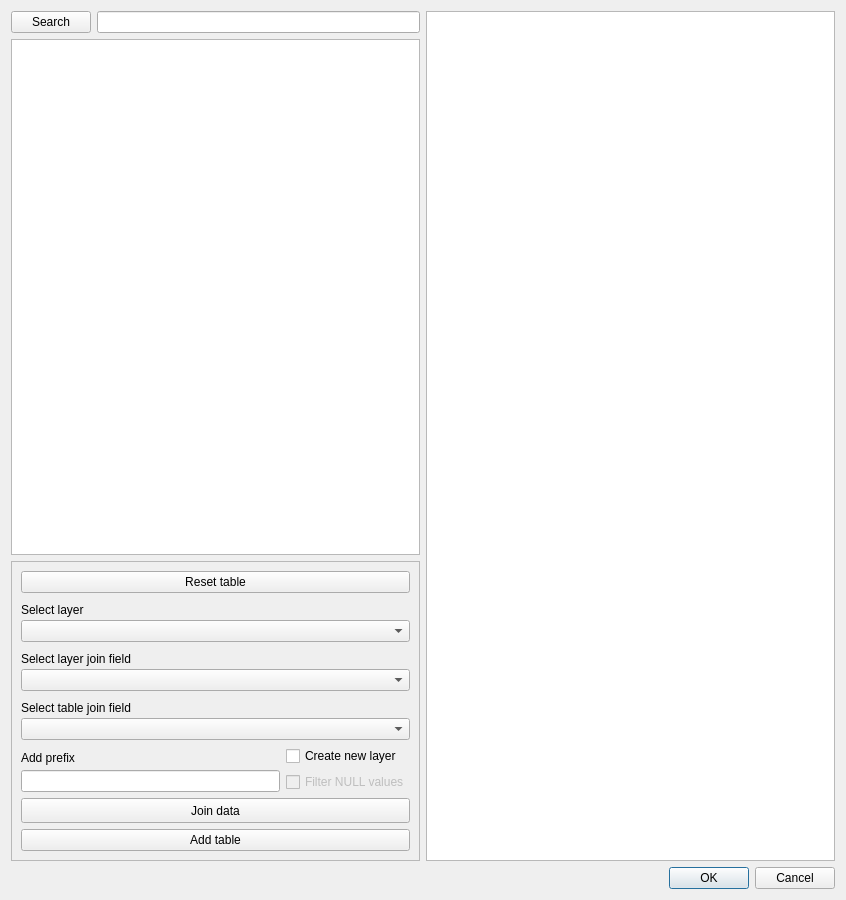
<?xml version="1.0" encoding="UTF-8"?>
<ui version="4.0">
 <class>EurostatDialogBase</class>
 <widget class="QDialog" name="EurostatDialogBase">
  <property name="geometry">
   <rect>
    <x>0</x>
    <y>0</y>
    <width>846</width>
    <height>900</height>
   </rect>
  </property>
  <property name="windowTitle">
   <string>Eurostat data downloader</string>
  </property>
  <layout class="QGridLayout" name="gridLayout">
   <item row="0" column="0">
    <layout class="QVBoxLayout" name="verticalLayout_4">
     <item>
      <layout class="QHBoxLayout" name="horizontalLayout_2">
       <item>
        <layout class="QVBoxLayout" name="verticalLayout">
         <item>
          <layout class="QHBoxLayout" name="horizontalLayout">
           <item>
            <widget class="QPushButton" name="pbSearch">
             <property name="text">
              <string>Search</string>
             </property>
            </widget>
           </item>
           <item>
            <widget class="QLineEdit" name="searchDatabase"/>
           </item>
          </layout>
         </item>
         <item>
          <widget class="QListWidget" name="listDatabase"/>
         </item>
         <item>
          <widget class="QFrame" name="frameMainWindowJoinData">
           <property name="minimumSize">
            <size>
             <width>330</width>
             <height>300</height>
            </size>
           </property>
           <property name="frameShape">
            <enum>QFrame::StyledPanel</enum>
           </property>
           <property name="frameShadow">
            <enum>QFrame::Raised</enum>
           </property>
           <layout class="QVBoxLayout" name="verticalLayout_8">
            <item>
             <widget class="QPushButton" name="pushButtonResetTable">
              <property name="text">
               <string>Reset table</string>
              </property>
             </widget>
            </item>
            <item>
             <layout class="QVBoxLayout" name="verticalLayout_3">
              <property name="spacing">
               <number>0</number>
              </property>
              <item>
               <widget class="QLabel" name="label">
                <property name="text">
                 <string>Select layer</string>
                </property>
               </widget>
              </item>
              <item>
               <widget class="QgsMapLayerComboBox" name="qgsGeoCodesLayerCombobox">
                <property name="allowEmptyLayer" stdset="0">
                 <bool>true</bool>
                </property>
                <property name="showCrs" stdset="0">
                 <bool>true</bool>
                </property>
               </widget>
              </item>
             </layout>
            </item>
            <item>
             <layout class="QVBoxLayout" name="verticalLayout_5">
              <property name="spacing">
               <number>0</number>
              </property>
              <item>
               <widget class="QLabel" name="label_2">
                <property name="text">
                 <string>Select layer join field</string>
                </property>
               </widget>
              </item>
              <item>
               <widget class="QgsFieldComboBox" name="qgsGeoCodesFieldCombobox"/>
              </item>
             </layout>
            </item>
            <item>
             <layout class="QVBoxLayout" name="verticalLayout_6">
              <property name="spacing">
               <number>0</number>
              </property>
              <item>
               <widget class="QLabel" name="label_3">
                <property name="text">
                 <string>Select table join field</string>
                </property>
               </widget>
              </item>
              <item>
               <widget class="QComboBox" name="tableGeoCodesFieldCombobox"/>
              </item>
             </layout>
            </item>
            <item>
             <layout class="QHBoxLayout" name="horizontalLayout_3">
              <item>
               <layout class="QVBoxLayout" name="verticalLayout_2">
                <property name="spacing">
                 <number>0</number>
                </property>
                <item>
                 <widget class="QLabel" name="labelEnterPrefix">
                  <property name="text">
                   <string>Add prefix</string>
                  </property>
                 </widget>
                </item>
                <item>
                 <widget class="QLineEdit" name="lineEditEnterPrefix"/>
                </item>
               </layout>
              </item>
              <item>
               <layout class="QVBoxLayout" name="verticalLayout_7">
                <item>
                 <widget class="QCheckBox" name="checkBoxCreateNewLayer">
                  <property name="text">
                   <string>Create new layer</string>
                  </property>
                 </widget>
                </item>
                <item>
                 <widget class="QCheckBox" name="checkBoxFilterNullValues">
                  <property name="enabled">
                   <bool>false</bool>
                  </property>
                  <property name="text">
                   <string>Filter NULL values</string>
                  </property>
                  <property name="checkable">
                   <bool>true</bool>
                  </property>
                  <property name="tristate">
                   <bool>false</bool>
                  </property>
                 </widget>
                </item>
               </layout>
              </item>
             </layout>
            </item>
            <item>
             <widget class="QPushButton" name="pbJoinData">
              <property name="minimumSize">
               <size>
                <width>50</width>
                <height>25</height>
               </size>
              </property>
              <property name="text">
               <string>Join data</string>
              </property>
             </widget>
            </item>
            <item>
             <widget class="QPushButton" name="pbAddTable">
              <property name="text">
               <string>Add table</string>
              </property>
             </widget>
            </item>
           </layout>
          </widget>
         </item>
        </layout>
       </item>
       <item>
        <widget class="QTableView" name="tableSelectedDataset">
         <property name="selectionMode">
          <enum>QAbstractItemView::ExtendedSelection</enum>
         </property>
        </widget>
       </item>
      </layout>
     </item>
     <item>
      <widget class="QDialogButtonBox" name="button_box">
       <property name="orientation">
        <enum>Qt::Horizontal</enum>
       </property>
       <property name="standardButtons">
        <set>QDialogButtonBox::Cancel|QDialogButtonBox::Ok</set>
       </property>
      </widget>
     </item>
    </layout>
   </item>
  </layout>
 </widget>
 <customwidgets>
  <customwidget>
   <class>QgsFieldComboBox</class>
   <extends>QComboBox</extends>
   <header>qgsfieldcombobox.h</header>
  </customwidget>
  <customwidget>
   <class>QgsMapLayerComboBox</class>
   <extends>QComboBox</extends>
   <header>qgsmaplayercombobox.h</header>
  </customwidget>
 </customwidgets>
 <resources/>
 <connections>
  <connection>
   <sender>button_box</sender>
   <signal>accepted()</signal>
   <receiver>EurostatDialogBase</receiver>
   <slot>accept()</slot>
   <hints>
    <hint type="sourcelabel">
     <x>20</x>
     <y>20</y>
    </hint>
    <hint type="destinationlabel">
     <x>20</x>
     <y>20</y>
    </hint>
   </hints>
  </connection>
  <connection>
   <sender>button_box</sender>
   <signal>rejected()</signal>
   <receiver>EurostatDialogBase</receiver>
   <slot>reject()</slot>
   <hints>
    <hint type="sourcelabel">
     <x>20</x>
     <y>20</y>
    </hint>
    <hint type="destinationlabel">
     <x>20</x>
     <y>20</y>
    </hint>
   </hints>
  </connection>
 </connections>
</ui>
